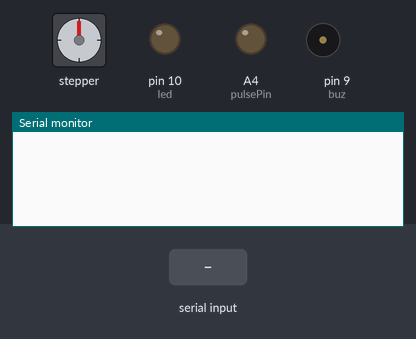
A sketch run on a simulated Arduino Uno, built with avr-gcc and run on an emulated ATmega328P. On the bench: stepper motor, output pins drawn as LEDs (lit = HIGH), buzzer (waves = sounding, pin HIGH), the last lines printed to the serial monitor. Wiring (inferred from the names in the program): stepper motor (2048 steps per turn assumed): coils pin 2, pin 3, pin 4, pin 5. The test bench sets the inputs (shaded band). Pins used as bus, display or sensor lines are not drawn.

Above: at 1.2 s.
1.3 s: "I" received over Serial
At 2.5 s:
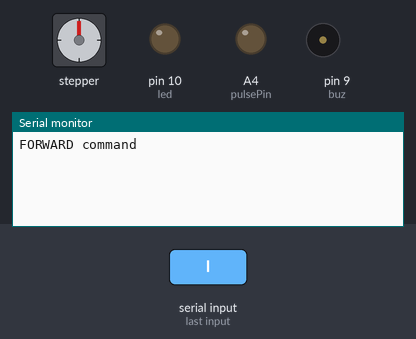
2.8 s: "K" received over Serial
At 3.7 s:
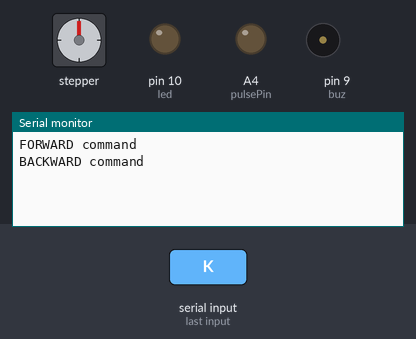
4.3 s: "J" received over Serial
At 4.9 s:
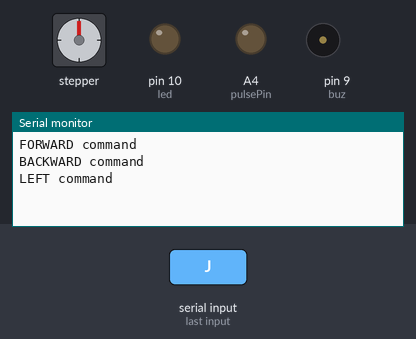

Measured:
- after the input at 1.3 s, the serial monitor: prints a new line at once (image 1)
- after the input at 2.8 s, the serial monitor: prints a new line at once (image 2)
- after the input at 4.3 s, the serial monitor: prints a new line at once (image 3)

The sketch:

DAUGTERBOARD.ino
```cpp
#define vinPin A0
#define buz 9
#define pulsePin A4
#define led 10
long sumExpect = 0;
long ignor = 0;
long diff = 0;
long pTime = 0;
long buzPeriod = 0;


int IN1 = 2, IN2 = 3, IN3 = 4, IN4 = 5  ;
int BUZ = 4;
void setup() {
  pinMode(IN1, OUTPUT);
  pinMode(IN2, OUTPUT);
  pinMode(IN4, OUTPUT);
  pinMode(IN3, OUTPUT);

  pinMode(pulsePin, OUTPUT);
  digitalWrite(pulsePin, LOW);
  pinMode(vinPin, INPUT);
  pinMode(buz, OUTPUT);
  digitalWrite(buz, LOW);
  pinMode(led, OUTPUT);
  Serial.begin(9600);
}
void forward() {
  Serial.println("FORWARD command" );
  digitalWrite(IN1, LOW);
  digitalWrite(IN3, HIGH);
  digitalWrite(IN2, HIGH);
  digitalWrite(IN4, LOW);
}
void backward() {
  Serial.println("BACKWARD command" );
  digitalWrite(IN1, HIGH);
  digitalWrite(IN2, LOW);
  digitalWrite(IN3, LOW);
  digitalWrite(IN4, HIGH);
  digitalWrite(BUZ, HIGH);
  digitalWrite(BUZ, LOW);
}
void right() {
  Serial.println("RIGHT command" );
  digitalWrite(IN1, LOW);
  digitalWrite(IN2, HIGH);
  digitalWrite(IN3, LOW);
  digitalWrite(IN4, HIGH);
}
void left()
{
  Serial.println("LEFT command" );
  digitalWrite(IN1, HIGH);
  digitalWrite(IN2, LOW);
  digitalWrite(IN3, HIGH);
  digitalWrite(IN4, LOW);
}
void stopme()
{
  Serial.println("stop command" );
  digitalWrite(IN1, LOW);
  digitalWrite(IN2, LOW);
  digitalWrite(IN3, LOW);
  digitalWrite(IN4, LOW);
}

void coil_check()
{
  int minval = 1023;
  int maxval = 0;
  long unsigned int sum = 0;
  for (int i = 0; i < 256; i++)
  {
    pinMode(vinPin, OUTPUT);
    digitalWrite(vinPin, LOW);
    delayMicroseconds(20);
    pinMode(vinPin, INPUT);
    applyPulses();
    int val = analogRead(vinPin);
    Serial.println(val);
    minval = min(val, minval);
    maxval = max(val, maxval);
    sum += val;
    long unsigned int cTime = millis();
    char buzState = 0;
    if (cTime < pTime + 10)
    {
      if (diff > 0)
        buzState = 1;
      else if (diff < 0)
        buzState = 2;
    }
    if (cTime > pTime + buzPeriod)
    {
      if (diff > 0)
        buzState = 1;
      else if (diff < 0)
        buzState = 2;
      pTime = cTime;
    }
    if (buzPeriod > 300)
      buzState = 0;
    if (buzState == 0)
    {
      digitalWrite(led, LOW);
      noTone(buz);
    }
    else if (buzState == 1)
    {
      tone(buz, 2000);
      digitalWrite(led, HIGH);
    }
    else if (buzState == 2)
    {
      tone(buz, 500);
      digitalWrite(led, HIGH);
    }
  }
  sum -= minval;
  sum -= maxval;
  if (sumExpect == 0)
    sumExpect = sum << 6;
  long int avgsum = (sumExpect + 32) >> 6;
  diff = sum - avgsum;
  if (abs(diff)<avgsum >> 10)
  {
    sumExpect = sumExpect + sum - avgsum;
    ignor = 0;
  }
  else
    ignor++;
  if (ignor > 64)
  {
    sumExpect = sum << 6;
    ignor = 0;
  }
  if (diff == 0)
    buzPeriod = 1000000;
  else
    buzPeriod = avgsum / (2 * abs(diff));
}
void applyPulses()
{
  for (int i = 0; i < 3; i++)
  {
    digitalWrite(pulsePin, HIGH); //take 3.5 uS
    delayMicroseconds(3);
    digitalWrite(pulsePin, LOW); //take 3.5 uS
    delayMicroseconds(3);
  }
}

void loop()
{
  if (Serial.available())
  {
    char s = Serial.read();
    if (s == 'I')
    {
      forward();
    }
    if (s == 'K')
    {
      backward();
    }
    if (s == 'J')
    {
      left();
    }
    if (s == 'L')
    {
      right();
    }
    if (s == 'B')
    {
      stopme();
    }

  }
}
```
